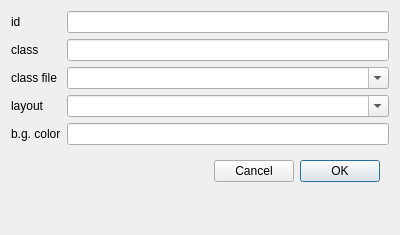
<?xml version="1.0" encoding="UTF-8"?>
<ui version="4.0">
 <class>NPageDialog</class>
 <widget class="QDialog" name="NPageDialog">
  <property name="geometry">
   <rect>
    <x>0</x>
    <y>0</y>
    <width>400</width>
    <height>235</height>
   </rect>
  </property>
  <property name="windowTitle">
   <string>Dialog</string>
  </property>
  <layout class="QGridLayout" name="gridLayout">
   <item row="3" column="1">
    <widget class="NComboBox" name="layout">
     <property name="editable">
      <bool>true</bool>
     </property>
    </widget>
   </item>
   <item row="1" column="1">
    <widget class="QLineEdit" name="className"/>
   </item>
   <item row="0" column="0">
    <widget class="QLabel" name="label">
     <property name="text">
      <string>id</string>
     </property>
    </widget>
   </item>
   <item row="5" column="1">
    <widget class="QWidget" name="widget" native="true">
     <layout class="QHBoxLayout" name="horizontalLayout">
      <item>
       <spacer name="horizontalSpacer">
        <property name="orientation">
         <enum>Qt::Horizontal</enum>
        </property>
        <property name="sizeHint" stdset="0">
         <size>
          <width>112</width>
          <height>20</height>
         </size>
        </property>
       </spacer>
      </item>
      <item>
       <widget class="QPushButton" name="cancelButton">
        <property name="text">
         <string>Cancel</string>
        </property>
       </widget>
      </item>
      <item>
       <widget class="QPushButton" name="okButton">
        <property name="text">
         <string>OK</string>
        </property>
        <property name="default">
         <bool>true</bool>
        </property>
       </widget>
      </item>
     </layout>
    </widget>
   </item>
   <item row="2" column="1">
    <widget class="NComboBox" name="classFile">
     <property name="editable">
      <bool>true</bool>
     </property>
    </widget>
   </item>
   <item row="3" column="0">
    <widget class="QLabel" name="layoutLabel">
     <property name="text">
      <string>layout</string>
     </property>
    </widget>
   </item>
   <item row="0" column="1">
    <widget class="QLineEdit" name="id"/>
   </item>
   <item row="1" column="0">
    <widget class="QLabel" name="label_2">
     <property name="text">
      <string>class</string>
     </property>
    </widget>
   </item>
   <item row="4" column="0">
    <widget class="QLabel" name="label_5">
     <property name="text">
      <string>b.g. color</string>
     </property>
    </widget>
   </item>
   <item row="2" column="0">
    <widget class="QLabel" name="classFileLabel">
     <property name="text">
      <string>class file</string>
     </property>
    </widget>
   </item>
   <item row="4" column="1">
    <widget class="QLineEdit" name="backgroundColor"/>
   </item>
   <item row="6" column="1">
    <spacer name="verticalSpacer">
     <property name="orientation">
      <enum>Qt::Vertical</enum>
     </property>
     <property name="sizeHint" stdset="0">
      <size>
       <width>20</width>
       <height>40</height>
      </size>
     </property>
    </spacer>
   </item>
  </layout>
 </widget>
 <customwidgets>
  <customwidget>
   <class>NComboBox</class>
   <extends>QComboBox</extends>
   <header>extend/n_combo_box.h</header>
  </customwidget>
 </customwidgets>
 <tabstops>
  <tabstop>id</tabstop>
  <tabstop>className</tabstop>
  <tabstop>classFile</tabstop>
  <tabstop>layout</tabstop>
  <tabstop>backgroundColor</tabstop>
  <tabstop>okButton</tabstop>
  <tabstop>cancelButton</tabstop>
 </tabstops>
 <resources/>
 <connections/>
</ui>
